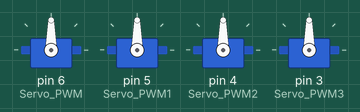
Recording of a sketch running on a simulated Arduino Uno, built with avr-gcc and run on an emulated ATmega328P. Parts: 4 × servo.

Above: at 0.7 s.
Timing chart, 0 to 2.2 s (numbered marks = the images above):
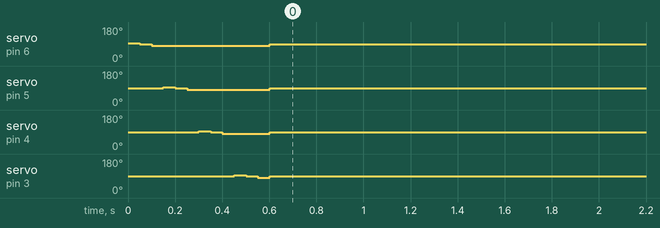

Measured:
- by itself, servo on pin 6 (Servo_PWM): 95° → 80° at 0.05 s, → 90° 0.55 s later
- by itself, servo on pin 5 (Servo_PWM1): 90° → 80° at 0.15 s, → 90° 0.45 s later
- by itself, servo on pin 4 (Servo_PWM2): 90° → 80° at 0.30 s, → 90° 0.30 s later
- by itself, servo on pin 3 (Servo_PWM3): 90° → 95° at 0.45 s, → 90° 0.05 s later, → 80° 0.05 s later, → 90° 0.05 s later

The sketch:

sourcode.ino
```cpp
/* This example Arduino Sketch controls the complete rotation of
 *  SG995 Servo motor by using its PWM and Pulse width modulation technique
 */

#include <Servo.h> // include servo library to use its related functions
#define Servo_PWM 6
#define Servo_PWM1 5
#define Servo_PWM2 4
#define Servo_PWM3 3

Servo MG995_Servo;
Servo MG995_Servo1;
Servo MG995_Servo2;
Servo MG995_Servo3;

void setup() {
 Serial.begin(9600);
 MG995_Servo.attach(Servo_PWM);
 MG995_Servo1.attach(Servo_PWM1);
 MG995_Servo2.attach(Servo_PWM2);
 MG995_Servo3.attach(Servo_PWM3);

 //TEST
 MG995_Servo.write(95);
 delay(50);
 MG995_Servo.write(90);
 delay(50);
 MG995_Servo.write(80);
 delay(50);

 MG995_Servo1.write(95);
 delay(50);
 MG995_Servo1.write(90);
 delay(50);
 MG995_Servo1.write(80);
 delay(50);

  MG995_Servo2.write(95);
 delay(50);
 MG995_Servo2.write(90);
 delay(50);
 MG995_Servo2.write(80);
 delay(50);

  MG995_Servo3.write(95);
 delay(50);
 MG995_Servo3.write(90);
 delay(50);
 MG995_Servo3.write(80);
 delay(50);

}

void loop() {

     MG995_Servo.write(90);
     MG995_Servo1.write(90);
     MG995_Servo2.write(90);
     MG995_Servo3.write(90);

}
```
